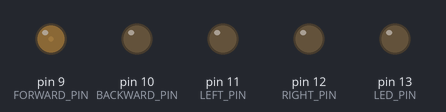
The sketch below on a simulated Arduino Uno, built with avr-gcc and run on an emulated ATmega328P. Parts: output pins drawn as LEDs (lit = HIGH).

Above: at 0.05 s.
At 6.05 s:
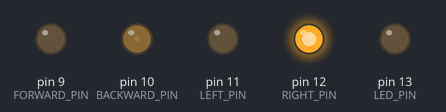
At 9.95 s:
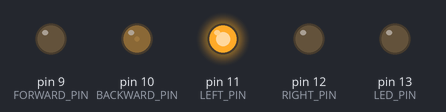
Timing chart, 0 to 13.0 s (numbered marks = the images above):
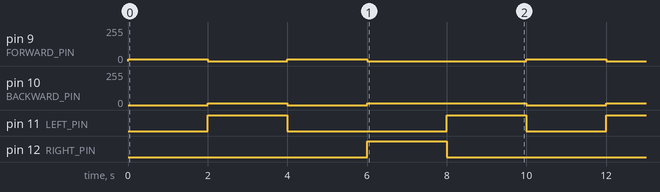

The sketch:

FormulaZero.ino
```cpp
// (licence header left out)
/**
 * @file Formulazero.ino
 * @brief Arduino Formula zero vehicle firmware.
 * @author Valery Farcy
 */

#define DEBUG (1)

// Pin Functions
#define FORWARD_PIN   (9)
#define BACKWARD_PIN   (10)
#define LEFT_PIN     (11)
#define RIGHT_PIN    (12)
#define LED_PIN   (13)

// Bits to represent different directions.
// Example, to indicate Forward & Right, adding
// FORWARD_BIT + RIGHT_BIT = 9.
// This can later be decoded to drive the car
// forward and right.

#define STOP          (0)
#define FORWARD_BIT   (1) // b'0001' (binary)
#define BACKWARD_BIT (2) // b'0010'
#define LEFT_BIT     (4) // b'0100'
#define RIGHT_BIT    (8) // b'1000'

struct Command /* http://www.c4learn.com/c-programming/c-initializing-array-of-structure/ */
/* byte is similar to char, but for unsigned values.*/
{
    byte data1;  /*direction : FF (forward) FR (forward right) FL (forward left) BB (backward) BL (backward left) BR (backward right) LL (left) RR (right) SS (stop) - See https://github.com/JBionics/Programmable-RC-Car/blob/master/programmable_rc_controller/src/SequenceThread.java and https://github.com/JBionics/Programmable-RC-Car/blob/master/arduino/arduino_programmable_rc.pde*/
    byte data2;  /*speed : 0 to 255 */
    int data3;  /*duration in ms*/
}C[] = {
          {FORWARD_BIT,15,2000}, /*Write the car's journey here.  */
          {BACKWARD_BIT+LEFT_BIT,15,2000},
          {FORWARD_BIT,15,2000},
          {BACKWARD_BIT+RIGHT_BIT,15,2000},
          {BACKWARD_BIT+LEFT_BIT,15,2000},

        };;

void processCommand(struct Command &newCmd)
{

    // If forward and backward are both enabled, error, remove the backward bit set
    if ((newCmd.data1 & FORWARD_BIT) && (newCmd.data1 & BACKWARD_BIT)) {
        newCmd.data1 -= BACKWARD_BIT;
    }

    // If left and right are both enabled, error, remove the right bit set
    if ((newCmd.data1 & LEFT_BIT) && (newCmd.data1 & RIGHT_BIT)) {
        newCmd.data1 -= RIGHT_BIT;
    }

    // Drive forward if enabled
    if (newCmd.data1 & FORWARD_BIT) {
        // Note: newCmd.data2 is the speed, a PWM value specified in range 0 - 255, 255 = MAX
        analogWrite(FORWARD_PIN, newCmd.data2);
    } else {
        analogWrite(FORWARD_PIN, 0);
    }

    // Drive backward if enabled
    if (newCmd.data1 & BACKWARD_BIT) {
        analogWrite(BACKWARD_PIN, newCmd.data2);
    } else {
        analogWrite(BACKWARD_PIN, 0);
    }

    // Drive left if enabled
    if (newCmd.data1 & LEFT_BIT) {
        digitalWrite(LEFT_PIN, HIGH);
    } else {
        digitalWrite(LEFT_PIN, LOW);
    }

    // Drive right if enabled
    if (newCmd.data1 & RIGHT_BIT) {
        digitalWrite(RIGHT_PIN, HIGH);
    } else {
        digitalWrite(RIGHT_PIN, LOW);
    }

    delay(newCmd.data3);  // Wait until the command has been executed long enough
}


void setup()
{
  pinMode(FORWARD_PIN, OUTPUT);
  pinMode(BACKWARD_PIN, OUTPUT);
  pinMode(LEFT_PIN, OUTPUT);
  pinMode(RIGHT_PIN, OUTPUT);
  pinMode(LED_PIN, OUTPUT);
  Serial.begin(9600);
}


void loop()
{

   int i,n;

   n = sizeof(C)/sizeof(C[0]); //How many commands do we have to process ?


   for(i=0;i<n;i++) {
     processCommand(C[i]); //Process each command
   }

}
```

Measured:
- by itself, pin 9 (FORWARD_PIN): repeats every 10.0 s: 0/255 2.0 s, 15/255 2.0 s, 0/255 4.0 s, 15/255 2.0 s
- by itself, pin 10 (BACKWARD_PIN): repeats every 10.0 s: 0/255 2.0 s, 15/255 4.0 s, 0/255 2.0 s, 15/255 2.0 s
- by itself, pin 11 (LEFT_PIN): repeats every 10.0 s: LOW 4.0 s, HIGH 2.0 s, LOW 2.0 s, HIGH 2.0 s
- by itself, pin 12 (RIGHT_PIN): alternates HIGH for 2.0 s and LOW for 8.0 s
